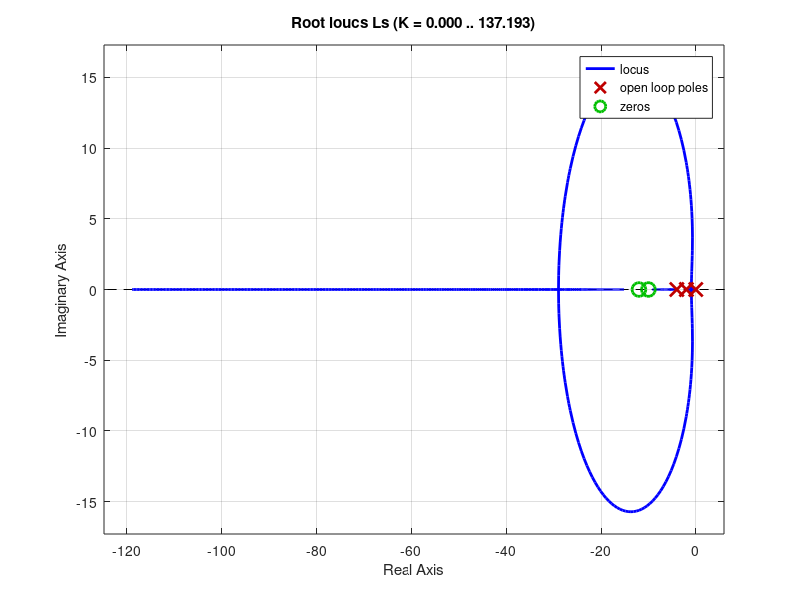

Here is the MATLAB script that generated this plot:
clc;
close all;
clear;

s = tf('s');


a = 10;
a2 = 12;

Ls = (s+a)*(s+a2)/(s*(s+2)*(s+4))

H = 1/(s*(s+2)*(s+4));


figure;
rlocus(Ls);

